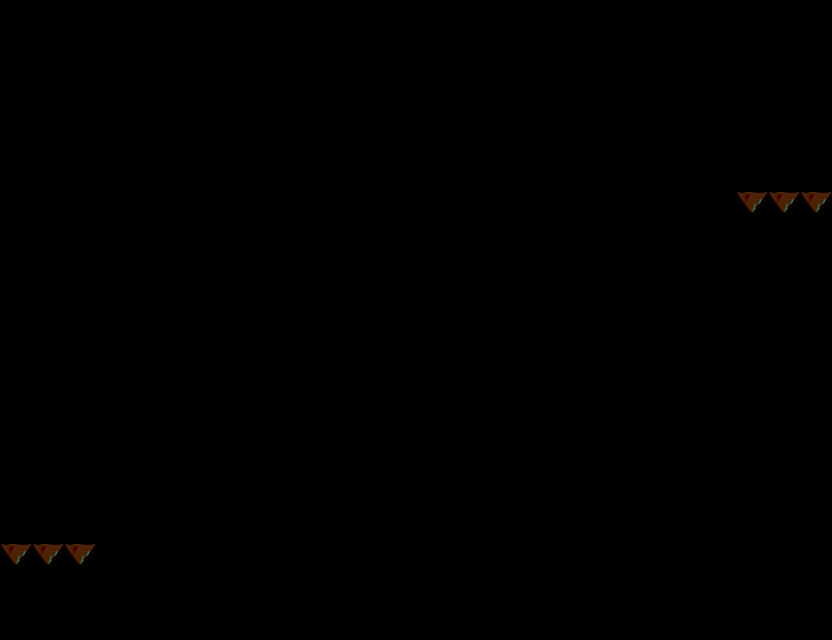

A 2D game scene composited from a Tiled map and its tileset images. What follows is a short description and the map's XML, with each tile layer's data collapsed to a summary:
An orthogonal 26x20 tile map with 32x32 px tiles, 1 tile layer (Floor), 2 tilesets and 11 objects (end, start).

<map version="1.0" orientation="orthogonal" width="26" height="20" tilewidth="32" tileheight="32">
 <tileset firstgid="1" name="transparent" tilewidth="32" tileheight="32">
  <image source="Tiles/transparent.png" trans="ff00ff" width="32" height="32" />
 </tileset>
 <tileset firstgid="2" name="tilesheet" tilewidth="32" tileheight="32">
  <image source="Tiles/tilesheet.png" trans="ff00ff" width="160" height="32" />
 </tileset>
 <layer name="Floor" width="26" height="20">
  <data>[520 cells, 18 non-empty, 2 distinct tile ids]</data>
 </layer>
 <objectgroup name="Collision" width="26" height="20">
  <object x="0" y="544" width="96" height="16" />
  <object x="128" y="512" width="32" height="16" />
  <object x="192" y="448" width="32" height="16" />
  <object x="256" y="384" width="64" height="16" />
  <object x="352" y="320" width="96" height="16" />
  <object x="480" y="256" width="160" height="16" />
  <object x="736" y="192" width="96" height="16" />
  <object x="836" y="55" width="20" height="541" />
  <object x="-52" y="78" width="50" height="529" />
 </objectgroup>
 <objectgroup name="Nodes" width="26" height="20">
  <object name="end" x="768" y="134" width="20" height="20" />
  <object name="start" x="44" y="481" width="18" height="16" />
 </objectgroup>
</map>
